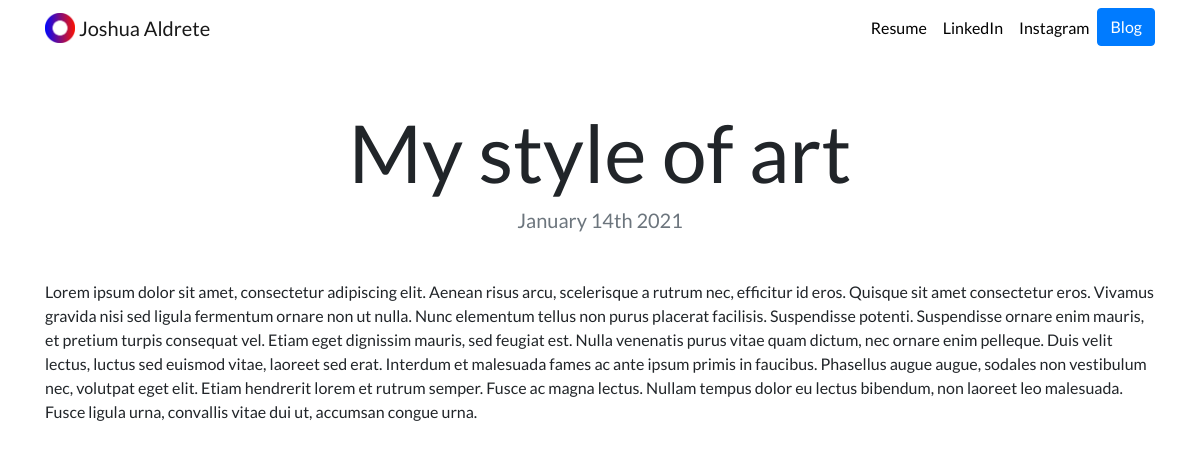
/blog/5/, run on the app's committed database.
### blog/models.py (models this page shows, shortened)
class Blog(models.Model):
    title = models.CharField(max_length=100)
    description = models.TextField(max_length=1000)
    date = models.DateField()
    url = models.URLField(blank=True)

### blog/views.py (the view)
# urls.py: path('<int:blog_id>/', views.detail, name='detail'),
def detail(request, blog_id):
    blog = get_object_or_404(Blog, pk=blog_id)
    return render(request, 'blog/detail.html', {'blog': blog})

### blog/templates/blog/detail.html
{% extends "portfolio/base.html" %}
{% load static %}
{% block content %}
<h1 class="text-center mt-5" id="blogdetailtitle">{{ blog.title }}</h1>
<h5 class="text-center text-muted mb-5">{{ blog.date|date:'F jS Y' }}</h5>
{{ blog.description|safe }}
{% endblock %}

### portfolio/static/portfolio/custom.css (style rules this page uses)
body { font-family: 'Lato', sans-serif; }
@media (min-width: 992px) { #blogdetailtitle { font-size: 5rem; } }

### data on the page
Blog: title "My style of art", date "January 14th 2021", description "Lorem ipsum dolor sit amet, consectetur adipiscing elit. Aenean risus arcu, scelerisque a rutrum nec, efficitur id eros. Quisque sit amet consectetur eros. Vivamus gravida nisi sed ligula fermentum ornare non ut nulla. Nunc elementum tellus non purus placerat facilisis. Suspendisse potenti. Suspendisse ornare enim mauris, et pretium turpis consequat vel. Etiam eget dignissim mauris, sed feugiat est. Nulla venenatis purus vitae quam dictum, nec ornare enim pelleque. Duis velit lectus, luctus sed euismod vitae, laoreet sed erat. Interdum et malesuada fames ac ante ipsum primis in faucibus. Phasellus augue augue, sodales non vestibulum nec, volutpat eget elit. Etiam hendrerit lorem et rutrum…"
